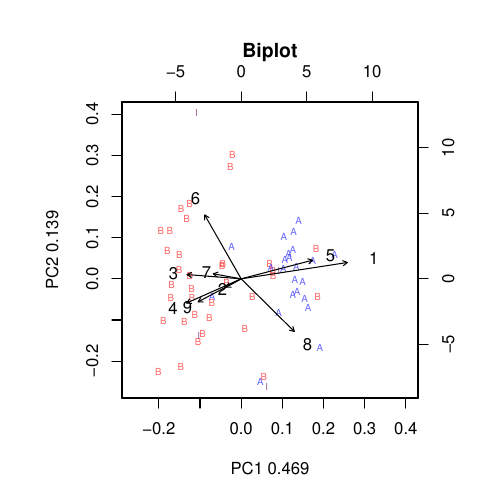

This chart was generated by the following R code:
d.pro.0 <- read.table("~/git/compositions/CJM_Supplement/chunk/bbv_probiotic_samples.txt", header=T, row.names=1)

# remove awkward values from the names
rn <- gsub("_",".", rownames(d.pro.0))
rownames(d.pro.0) <- rn

# the first two rows and three columns of the data looks like this:
d.pro.0[1:2,1:3]

# a correspondence table of taxa and colours
col.tax <- read.table("~/git/compositions/CJM_Supplement/chunk/bbv_colours.txt", header=T, row.names=1,
    comment.char="")

# again, change awkward characters in the row names
rownames(col.tax) <- gsub("_",".", rownames(col.tax))

# replace 0 values with the count zero multiplicative method and output counts
#
# this function expects the samples to be in rows and OTUs to be in columns
# so the dataset is turned sideways on input, and then back again on output
# you need to know which orientation your data needs to be in for each tool

d.pro <- t(cmultRepl(t(d.pro.0), method="CZM", output="counts"))

# convert to proportions by sample (columns) using the apply function
d.pro.prop <- apply(d.pro, 2, function(x){x/sum(x)})

#####
# Make a dataset where the taxon is more abundant than 0.1% in all samples

# remove all taxa that are less than 0.1\% abundant in any sample
d.pro.abund.unordered <- d.pro[apply(d.pro.prop, 1, min) > 0.001,]

# add in the names again and sort by abundance
d.names <- rownames(d.pro.abund.unordered)[
    order(apply(d.pro.abund.unordered, 1, sum), decreasing=T) ]

# make a standard list of colours for plotting
colours <- as.character(col.tax[d.names,])

# get the taxa in the reduced dataset by name
d.pro.abund_unordered <- d.pro.abund.unordered[d.names,]

# order the taxa by their diagnosis bv, n or i
d.pro.abund <- data.frame(
    d.pro.abund_unordered[,grep("_bv", colnames(d.pro.abund_unordered))],
    d.pro.abund_unordered[,grep("_n", colnames(d.pro.abund_unordered))],
    d.pro.abund_unordered[,grep("_i", colnames(d.pro.abund_unordered))]
    )

# make our compositional dataset
d.clr.abund <- t(apply(d.pro.abund, 2, function(x){log(x) - mean(log(x))}))

# more name plumbing!
colnames(d.clr.abund) <- gsub("\\w+:", "", colnames(d.clr.abund))

pcx.abund <- prcomp(d.clr.abund)

# getting info to color the samples
conds <- data.frame(c(rep(1,length(grep("_bv", rownames(d.clr.abund)))),
    rep(2, length(grep("_n", rownames(d.clr.abund)))),
    rep(3, length(grep("_i", rownames(d.clr.abund)))) ))
colnames(conds) <- "cond"

palette=palette(c(rgb(1,0,0,0.6), rgb(0,0,1,0.6), rgb(.3,0,.3,0.6)))
nm <- seq(1:9)
rownames(pcx.abund$rotation) <- nm
rownames(pcx.abund$x) <- gsub(".+_n", "A", rownames(pcx.abund$x))
rownames(pcx.abund$x) <- gsub(".+_bv", "B", rownames(pcx.abund$x))
rownames(pcx.abund$x) <- gsub(".+_i", "I", rownames(pcx.abund$x))

pdf("simple_biplot.pdf", height=5, width=5)
coloredBiplot(pcx.abund, col="black", cex=c(0.6, 1), xlabs.col=conds$cond,
    arrow.len=0.05,
    xlab=paste("PC1 ", round (sum(pcx.abund$sdev[1]^2)/mvar(d.clr.abund),3), sep=""),
    ylab=paste("PC2 ", round (sum(pcx.abund$sdev[2]^2)/mvar(d.clr.abund),3), sep=""),
    expand=0.8,var.axes=T, scale=1, main="Biplot")
dev.off()
